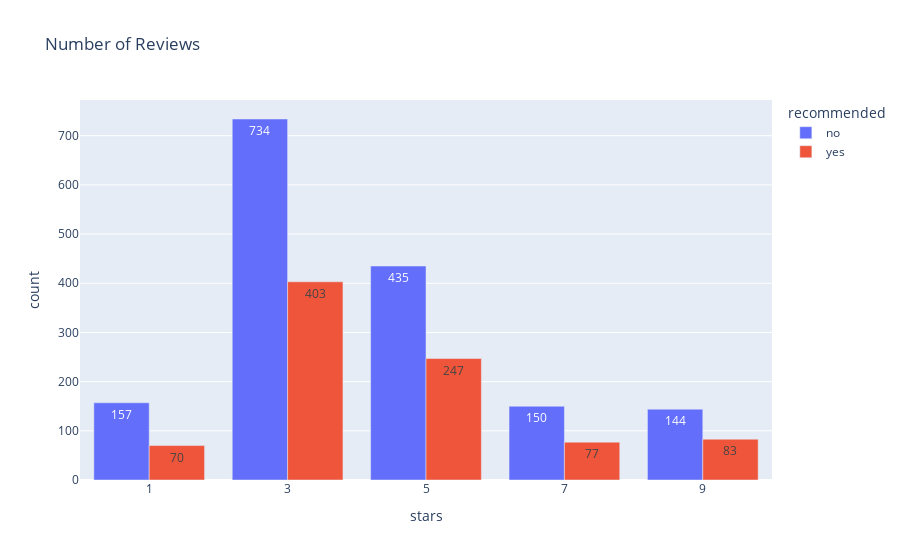

The cell this chart's notebook holds for it:
### Code cell
fig = px.bar(
    starv,
    title = "Number of Reviews",
    x = "stars",
    y = "count",
    color = 'recommended',
    barmode = 'group',
    text_auto=True
)
fig.show()

### Figure 1 — Plotly figure (JSON) as saved in the notebook; plotly's stock layout.template omitted (floating-point values rounded to 4 significant figures)
{"data": [{"alignmentgroup": "True", "hovertemplate": "recommended=no<br>stars=%{x}<br>count=%{y}<extra></extra>", "legendgroup": "no", "marker": {"color": "#636efa", "pattern": {"shape": ""}}, "name": "no", "offsetgroup": "no", "orientation": "v", "showlegend": true, "textposition": "auto", "texttemplate": "%{y}", "type": "bar", "x": [1, 3, 5, 7, 9], "xaxis": "x", "y": [157, 734, 435, 150, 144], "yaxis": "y"}, {"alignmentgroup": "True", "hovertemplate": "recommended=yes<br>stars=%{x}<br>count=%{y}<extra></extra>", "legendgroup": "yes", "marker": {"color": "#EF553B", "pattern": {"shape": ""}}, "name": "yes", "offsetgroup": "yes", "orientation": "v", "showlegend": true, "textposition": "auto", "texttemplate": "%{y}", "type": "bar", "x": [1, 3, 5, 7, 9], "xaxis": "x", "y": [70, 403, 247, 77, 83], "yaxis": "y"}], "layout": {"barmode": "group", "legend": {"title": {"text": "recommended"}, "tracegroupgap": 0}, "title": {"text": "Number of Reviews"}, "xaxis": {"anchor": "y", "domain": [0, 1], "title": {"text": "stars"}}, "yaxis": {"anchor": "x", "domain": [0, 1], "title": {"text": "count"}}}}
